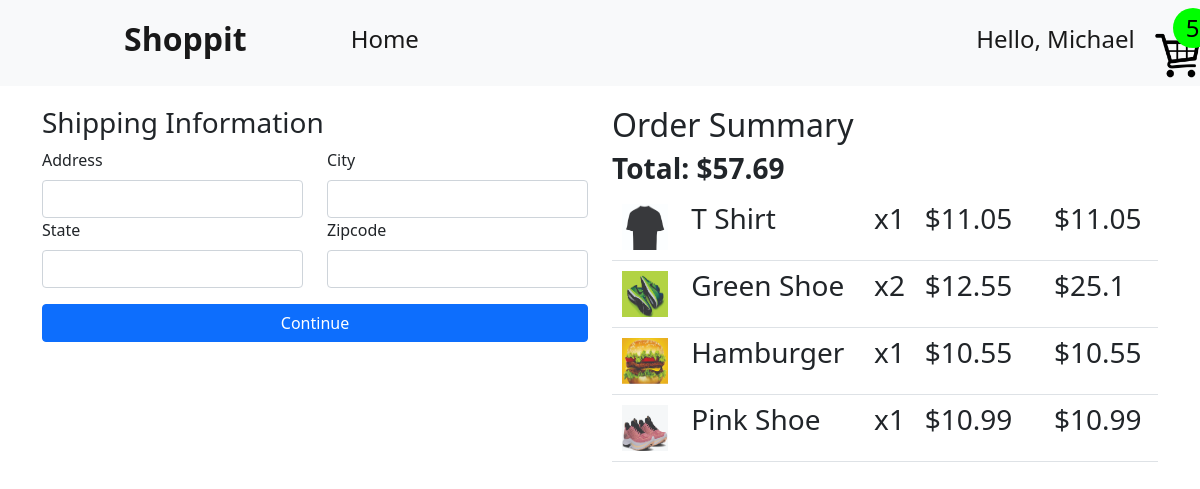
The app's page /checkout (signed in) with its own data.
### store/models.py (models this page shows, shortened)
class Cart(models.Model):
    customer = models.ForeignKey(Customer, on_delete=models.CASCADE)
    cart_id = models.UUIDField(default=uuid.uuid4, unique=True, editable=False)
    completed = models.BooleanField(default=False)
    @property
    def get_cart_total(self):
        cartitems = self.cartitems_set.all()
        total = sum([item.get_total for item in cartitems])
        return total
    @property
    def get_itemtotal(self):
        cartitems = self.cartitems_set.all()
        total = sum([item.quantity for item in cartitems])
        return total

class Cartitems(models.Model):
    cart = models.ForeignKey(Cart, on_delete=models.CASCADE)
    product =  models.ForeignKey(Product, on_delete=models.CASCADE)
    quantity = models.IntegerField(default=0)
    @property
    def get_total(self):
        total = self.quantity * self.product.price
        if total == 0.00:
            self.delete()
        return total

class Product(models.Model):
    name =  models.CharField(max_length=50)
    price = models.FloatField(default=10.55)
    image = models.ImageField()

### store/views.py (the view)
# urls.py: path('checkout', views.checkout, name = 'checkout'),
def checkout(request):
    if request.user.is_authenticated:
        customer = request.user.customer
        cart, created = Cart.objects.get_or_create(customer = customer, completed = False)
        cartitems = cart.cartitems_set.all()
    else:
        cartitems = []
        cart = {"get_cart_total": 0, "get_itemtotal": 0}
    return render(request, 'checkout.html', {'cartitems': cartitems, 'cart': cart})

### store/templates/checkout.html (shortened to what this page needs)
{% extends 'base.html' %}
{% block content %}
<div class = 'container'>
    <div class = 'row'>
        <div class = 'col-md-6'>
          <div class="uk-width-xlarge uk-margin">
              <div class="uk-card uk-card-small uk-card-default uk-card-body">
                  <form class="row g-3" id ='shipping-form'>
                  <div id = 'shippingInfo'>
                      <h3>Shipping Information</h3>
                      <div class = 'row'>
                          <div class="col-md-6">
                              <label for="inputEmail4" class="form-label">Address</label>
                              <input type="text" class="form-control" id="inputEmail4" name = 'address' required>
                            </div>
                            <div class="col-md-6">
                              <label for="inputPassword4" class="form-label">City</label>
                              <input type="text" class="form-control" id="inputEmail4" name = 'city' required>
                            </div>
                      </div>
                      <div class = 'row'>
                          <div class="col-md-6">
                              <label for="inputEmail4" class="form-label">State</label>
                              <input type="text" class="form-control" id="inputEmail4" name = 'state' required>
                            </div>
                            <div class="col-md-6">
                              <label for="inputPassword4" class="form-label">Zipcode</label>
                              <input type="text" class="form-control" id="inputPassword4" name = 'zipcode' required>
                            </div>
                      </div>
                  </div>
                  <div class="col-12">
                      <div class="d-grid gap-2">
                          <button class="btn btn-primary" type="button" id = 'cbtn'>Continue</button>
                        </div>
                  </div>
                </form>
              </div>
          </div>
      </div>
        <div class = 'col-md-6'>
            <div class="uk-width-xlarge uk-margin">
                <div class="uk-card uk-card-small uk-card-default uk-card-body"><table class="table">
                    <thead>
                      <tr>
                        <h2>Order Summary</h2>
                        <h3><strong>Total: ${{cart.get_cart_total|floatformat:'2'}}</strong><h3></h3>
                      </tr>
                    </thead>
                    <tbody>
                      {% for item in cartitems %}
                      <tr>
                        <td scope="row"><div id = "cart_image"><img src = '{{item.product.image.url}}'></div></td>
                        <td><h3>{{item.product.name}}</h3></td>
                        <td><h3>x{{item.quantity}}</h3></td>
                        <td><h3>${{item.product.price}}</h3></td>
                        <td><h3></h3></td>
                        <td><h3>${{item.get_total}}</h3></td>
                      </tr>
                     {% endfor %}
                    </tbody>
                  </table></div></div>
        </div>
    </div>
</div>
{% endblock %}

### store/templates/base.html (shortened to what this page needs)
<!DOCTYPE html>
<html lang="en">
    {% load static %}
<head>
    <link href="https://cdn.jsdelivr.net/npm/bootstrap@5.0.0-beta3/dist/css/bootstrap.min.css" rel="stylesheet">
    <link rel="stylesheet" href="https://cdn.jsdelivr.net/npm/uikit@3.6.22/dist/css/uikit.min.css" />
    <link rel ='stylesheet' href = "{% static 'css/style.css' %}">
</head>
<body>
    <nav class="navbar navbar-expand-lg navbar-light bg-light">
        <div class="container-fluid">
          <a class="navbar-brand" href="#"><h2><strong>Shoppit</strong></h2></a>
          <div class="collapse navbar-collapse" id="navbarSupportedContent">
            <ul class="navbar-nav me-auto mb-2 mb-lg-0">
              <li class="nav-item">
                <a class="nav-link active" aria-current="page" href="{% url 'store' %}"><h4>Home</h4></a>
              </li>
              <li class="nav-item">
                <a class="nav-link active" aria-current="page" href=""><h4>Hello, {{user}}</h4></a>
              </li>
            </ul>
            <form class="d-flex">
              <a href = "{% url 'cart' %}">
                <div class ='cart_container'>
                <img src = "{% static 'image/cart1.png' %}">
                <div class = 'cart-item-count'><h4>{{cart.get_itemtotal}}</h4></div>
            </div>
          </a>
            </form>
          </div>
        </div>
      </nav>
      {% block content %}{% endblock %}
</body>
</html>

### store/static/css/style.css (style rules this page uses)
* { padding: 0px; margin: 0px; box-sizing: border-box; }
.navbar-nav { width: 800px !important; justify-content: space-between !important; }
.me-auto { margin-left: 5rem !important; }
.navbar-brand { margin-left: 7rem; }
.container-fluid { display: flex !important; justify-content: space-evenly; }
.container { margin: auto; margin-top: 20px; }
#cart_image { width: 50px; height: 50px; border: 2px solid white; }
#cart_image img { width: 100%; height: 100%; }
.cart_container { width: 70px; height: 70px; border-radius: 5px; display: flex; flex-direction: column; align-items: center; justify-content: end; position: relative; }
.cart_container img { width: 65%; height: 65%; }
.cart-item-count { width: 40px; height: 40px; border-radius: 50%; background-color: lime; position: absolute; top: 0px; right: 0px; display: flex; align-items: center; justify-content: center; color: black }
.cart-item-count h4 { margin: 0px !important; }

### records on screen
Cart: get_itemtotal "5", get_cart_total "57.69"
Cartitems: product.image (picture), product.name "T Shirt", quantity "1", product.price "11.05", get_total "11.05"
Cartitems: product.image (picture), product.name "Green Shoe", quantity "2", product.price "12.55", get_total "25.1"
Cartitems: product.image (picture), product.name "Hamburger", quantity "1", product.price "10.55", get_total "10.55"
Cartitems: product.image (picture), product.name "Pink Shoe", quantity "1", product.price "10.99", get_total "10.99"

### other values on screen
{{ user }} "Michael"
